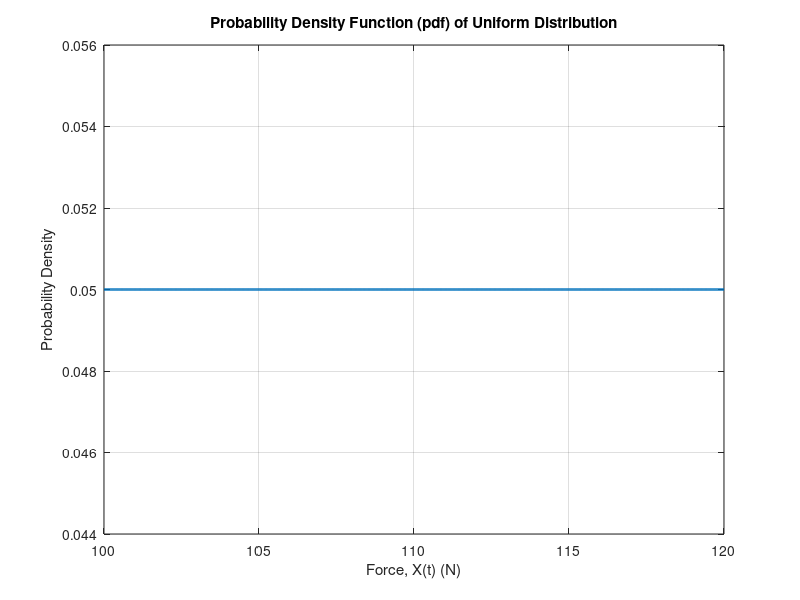

MATLAB code for this plot:
% Given data
a = 100; % Minimum value
b = 120; % Maximum value

% Probability density function (pdf) for a uniform distribution
pdf_uniform = 1 / (b - a);

% Plotting the pdf
x_values = linspace(a, b, 1000);
pdf_values = pdf_uniform * ones(size(x_values));

figure;
plot(x_values, pdf_values, 'LineWidth', 2);
title('Probability Density Function (pdf) of Uniform Distribution');
xlabel('Force, X(t) (N)');
ylabel('Probability Density');
grid on;

% Determine the level of the distribution
disp(['The level of the uniform distribution is ', num2str(pdf_uniform)]);

